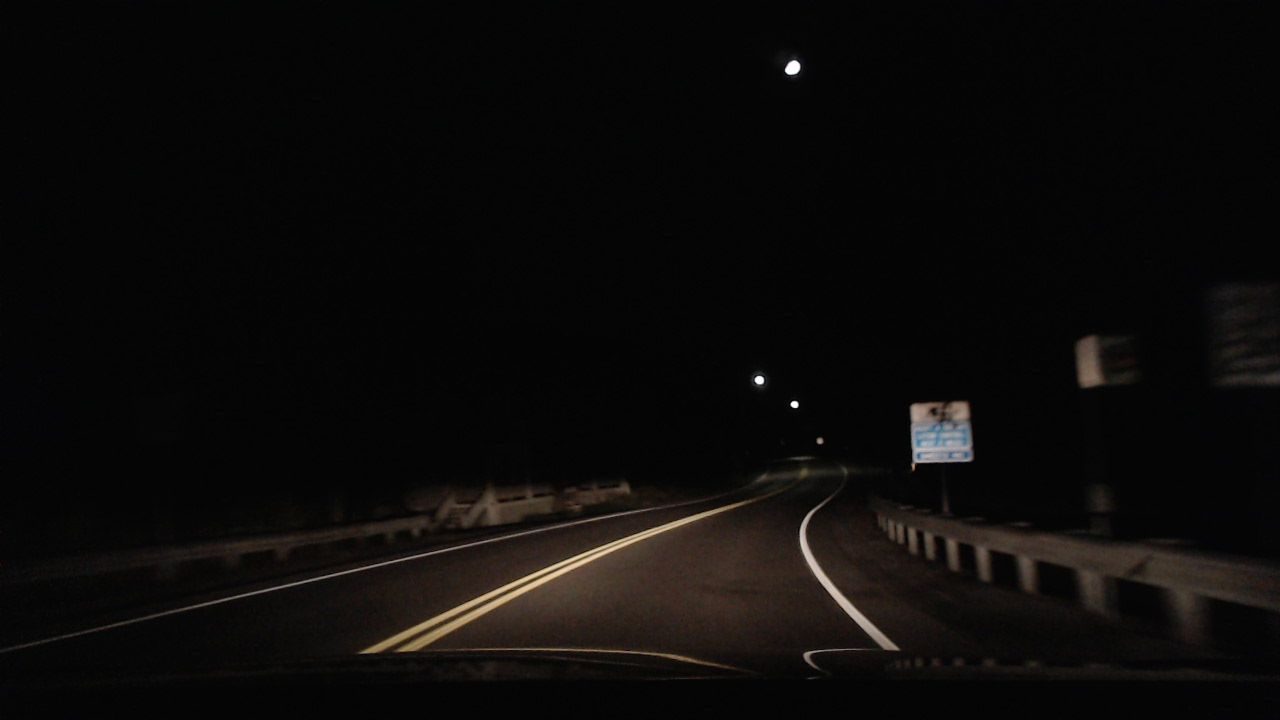
#> input picture carsample.jpg, 1280 x 720 px, given in place of videosample.mp4, which was not available
$ python vid_avt_lane_detection.py
#> lines starting #> are read from the running program, lines starting #| are printed output that depends on the picture; after the words box and inside, x2 and y2 are one past the last pixel; in counts of white or black regions, pixels touching at a corner belong together; pictures that were not available may be replaced by others from this repository, and a replacement may not be noted
import cv2
import numpy as np

def canny(src):
    # convert image to grayscale color
    gray = cv2.cvtColor(src, cv2.COLOR_BGR2GRAY)
    # canny grayscale image
    canny = cv2.Canny(gray, 50, 150)
    return canny

def region_of_interest(src):
    LOWER_BOUND = src.shape[0]-140 #380
    # make a roi polygon
    polygons = np.array([
    [(200, LOWER_BOUND), (480, LOWER_BOUND), (480, 200), (200, 200)]
    ])

    # Bottom left, bottom right, top right, top left

    mask = np.zeros_like(src)
    #fill mask with roi polygon
    cv2.fillPoly(mask,polygons,255)
    masked_image = cv2.bitwise_and(src,mask)
    return masked_image

def displayLines(frame, lines):
  line_image = np.zeros_like(frame)
  if lines is not None:
    for line in lines:
      for x1, y1, x2, y2 in line:
          cv2.line(line_image, (x1, y1), (x2, y2), (255, 0, 0), 10)
          lines_edge = cv2.addWeighted(frame, 0.8, line_image, 1, 0)
  return line_image

def average_slope_intercept(frame, lines):


    #This function combines line segments into one or two lane lines
    #If all line slopes are < 0: then we only have detected left lane
    #If all line slopes are > 0: then we only have detected right lane

    left_fit = []
    right_fit = []

    if lines is None:
        print('No line segments detected')
        return []

    height, width, _ = frame.shape

    boundary = 1/3
    left_region_boundary = width * (1 - boundary) # left line segment should be on the left 2/3 portion of screen
    right_region_boundary = width * boundary      # right line segment should be on the right 2/3 portion of screen

    for line in lines:
        x1, y1, x2, y2 = line.reshape(4)

        for x1, y1, x2, y2 in line:
          if x1 == x2:
            print("skipping verticle line segment")
            continue

          # determine linear line of best fit
          parameters = np.polyfit((x1, x2), (y1, y2), 1)
          slope = parameters[0]
          intercept = parameters[1]

          # negative slope corresponds to right lane, positive to left lane
          if slope < 0:
              right_fit.append((slope, intercept))
          else:
              left_fit.append((slope, intercept))
          if not left_fit:
            print("Couldn't detect left lane lines")
          if not right_fit:
              print("Couldn't detect right lane lines")
          left_fit_average = np.average(left_fit, axis = 0)
          right_fit_average = np.average(right_fit, axis = 0)

    # create the left and right line coordinates
    left_line = make_coordinates(frame, left_fit_average)
    right_line = make_coordinates(frame, right_fit_average)
    return np.array([left_line, right_line])

def make_coordinates(frame, line_parameters):
    try:
      slope, intercept = line_parameters
    except TypeError:
      slope, intercept = 0,0

    y1 = frame.shape[0]
    y2 = int(y1*(3/5))
    if slope == 0:
      if intercept == 0:
        x1 = y1
        x2 = y2
    else:
      x1 = int((y1-intercept)/slope)
      x2 = int((y2-intercept)/slope)
    return np.array([x1, y1, x2, y2])

def display_lines(frame, lines):
    line_image = np.zeros_like(frame)
    if lines is not None:
        for x1,y1,x2,y2 in lines:
            cv2.line(line_image, (x1, y1), (x2, y2), (0, 255, 0), 10)
    return line_image

 #-------------------------------------


# Create a VideoCapture object and read from input file
# If the input is the camera, pass 0 instead of the video file name
#cap = cv2.VideoCapture('videosample.mp4')
cap = cv2.VideoCapture('videosample.mp4')
# Check if camera opened successfully
if (cap.isOpened()== False):
  print("Error opening video stream or file")

# Read until video is completed
while(cap.isOpened()):
  # Capture frame-by-frame
  ret, frame = cap.read()
#> frame is the input picture: shape (720, 1280, 3); mean B, G, R 9.6, 10.7, 12.2
  if ret == True:

    # add canny and region of interest to image
    processed_frame = region_of_interest(canny(frame))
#> in canny, `canny = cv2.Canny(gray, 50, 150)`:
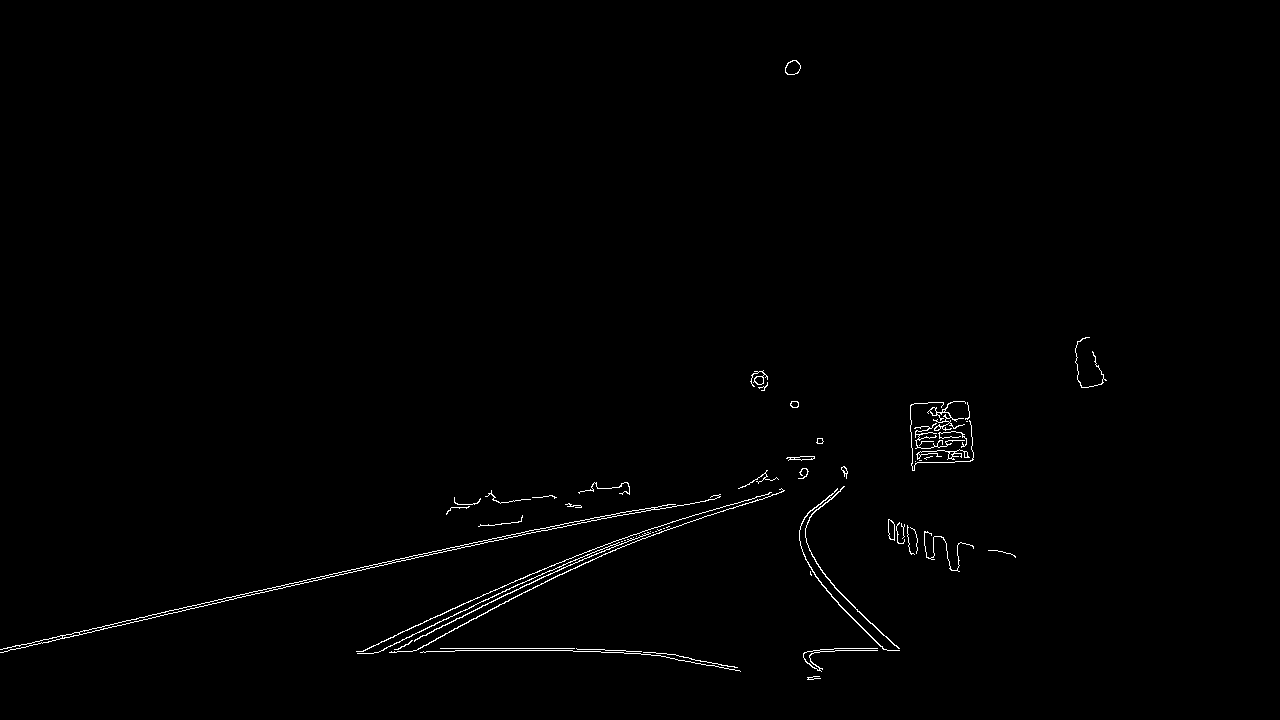
#> canny: shape (720, 1280); 0.73% white in thin lines or dots, all inside (x1, y1, x2, y2) = (0, 60, 1107, 680)
#> in region_of_interest, `LOWER_BOUND = src.shape[0]-140`: LOWER_BOUND = 580
#> in region_of_interest, `polygons = np.array([ [(200, LOWER_BOUND), (480, LOWER_BOUND), (480, 2..`: polygons = [[200, 580], [480, 580], [480, 200], [200, 200]]
#> in region_of_interest, `cv2.fillPoly(mask,polygons,255)`:
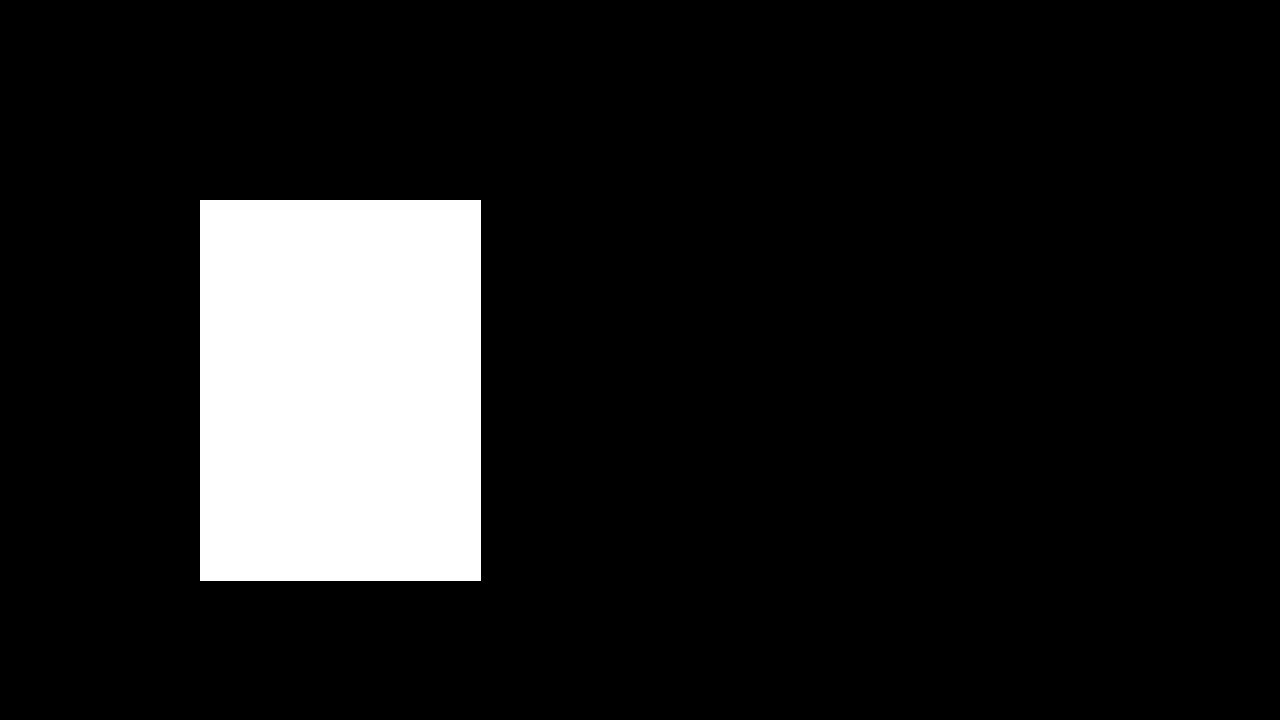
#> mask: shape (720, 1280); 11.6% white; 1 white region, box (x1, y1, x2, y2) and area: (200, 200, 481, 581) 107061
#> in region_of_interest, `masked_image = cv2.bitwise_and(src,mask)`:
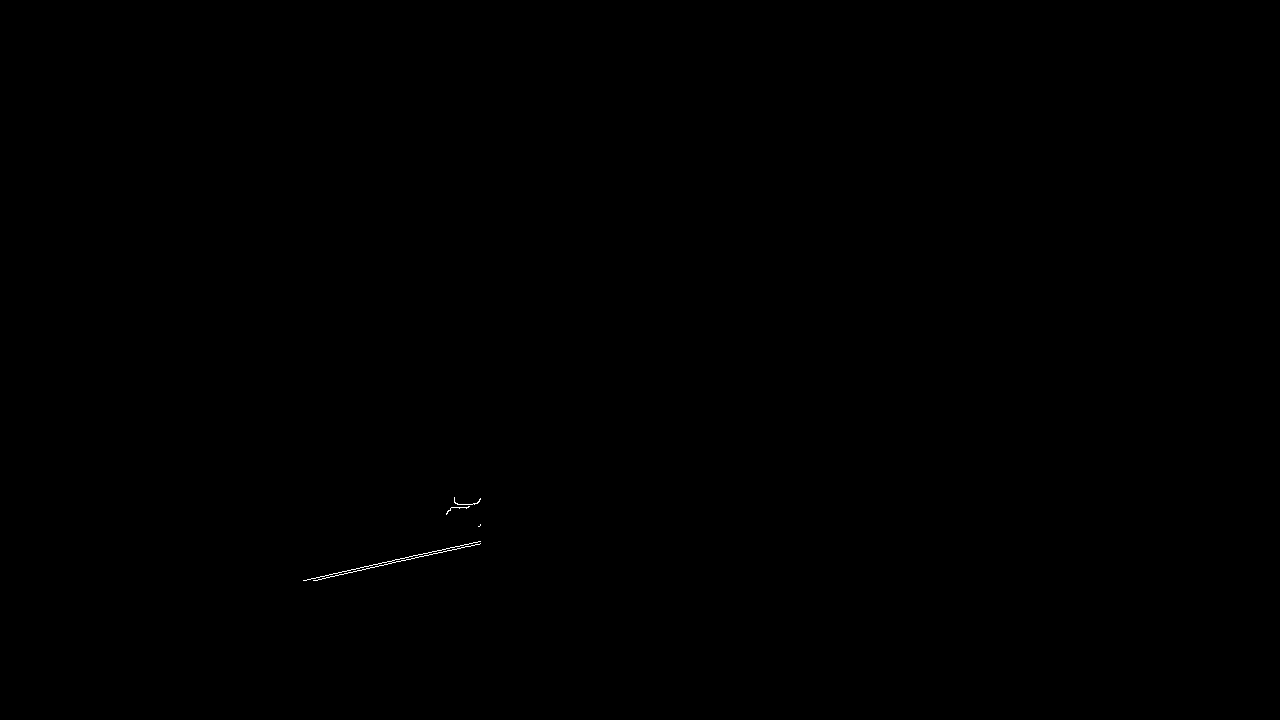
#> masked_image: shape (720, 1280); 0.05% white in thin lines or dots, all inside (x1, y1, x2, y2) = (303, 497, 481, 581)

    lines = cv2.HoughLinesP(processed_frame, 1, np.pi/180, 50, maxLineGap=50)
#> lines = [[303, 580, 450, 547], [313, 580, 477, 542], [316, 580, 480, 543]]

    # find an average line to use for the left and right lane
    averaged_lines = average_slope_intercept(frame, lines)
#> the loop in average_slope_intercept, `for line in lines:` made 3 passes
#> line on passes 1 to 3: [[303, 580, 450, 547]], [[313, 580, 477, 542]], [[316, 580, 480, 543]]
#| Couldn't detect left lane lines
#| Couldn't detect left lane lines
#| Couldn't detect left lane lines
#> after the loop in average_slope_intercept, `for line in lines:`: left_fit = []; right_fit = [(-0.224, 648), (-0.232, 652.5), (-0.226, 651.3)]
#> in average_slope_intercept, `left_line = make_coordinates(frame, left_fit_average)`: left_line = [720, 720, 432, 432]
#> in average_slope_intercept, `right_line = make_coordinates(frame, right_fit_average)`: right_line = [-305, 720, 961, 432]
#> averaged_lines = [[720, 720, 432, 432], [-305, 720, 961, 432]]

    # line_image contains only the lane lines drawn
    line_image = display_lines(frame, averaged_lines)
#> the loop in display_lines, `for x1,y1,x2,y2 in lines:` made 2 passes


    lane_with_lines_image = cv2.addWeighted(frame, 0.8, line_image, 1, 1)
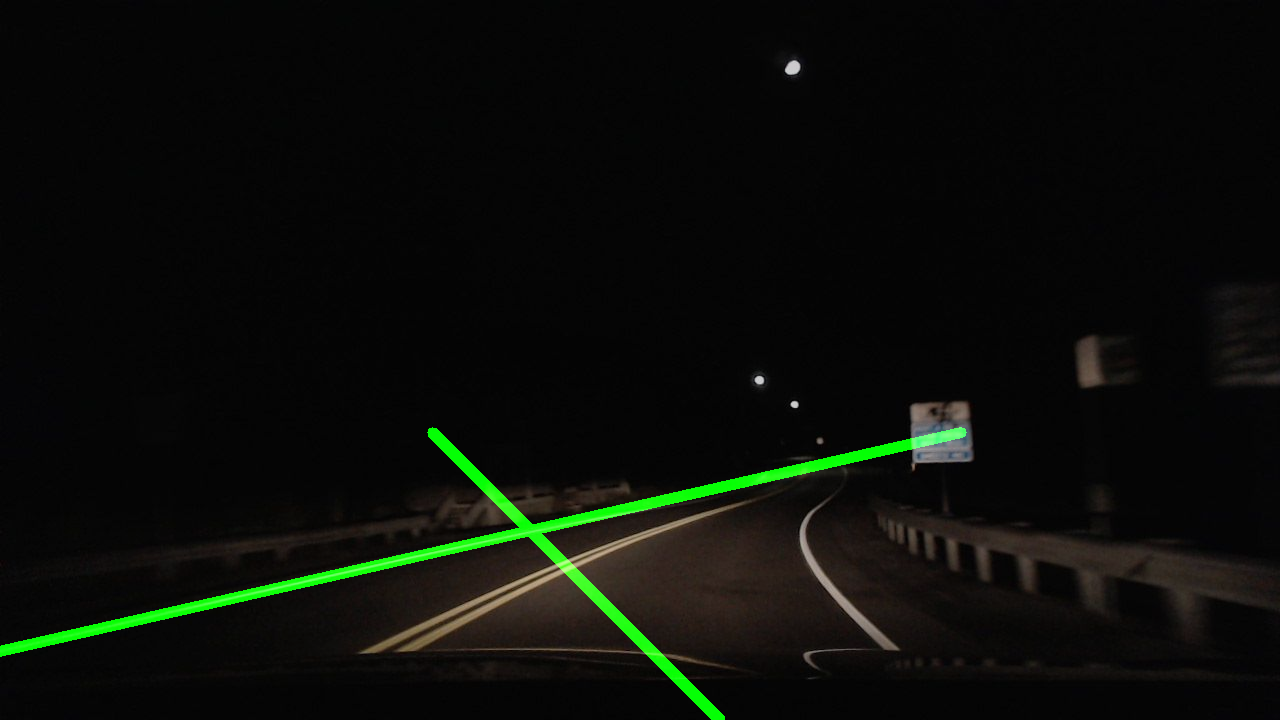
#> lane_with_lines_image: shape (720, 1280, 3); mean B, G, R 8.6, 13.4, 10.8

    # Display the resulting frame
    cv2.imshow('Lane Frame',lane_with_lines_image)
    cv2.imshow('Processed Frame',processed_frame)

    # Press Q on keyboard to  exit
    if cv2.waitKey(25) & 0xFF == ord('q'):
#> (key q is pressed here)
      break

  # Break the loop
  else:
    break

# When everything done, release the video capture object
cap.release()

# Closes all the frames
cv2.destroyAllWindows()
